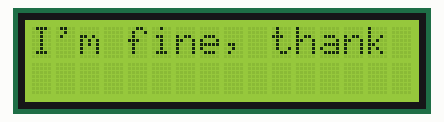
The program below on a simulated Raspberry Pi (BCM pin numbers). Shown: 16×2 character LCD.

Above: at 0.24 s.
At 0.7 s:
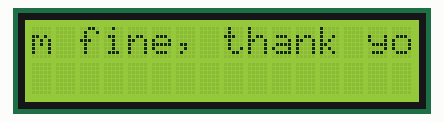
At 1.22 s:
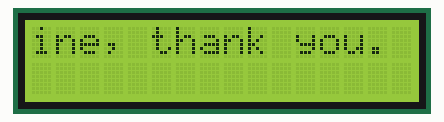
At 2.08 s:
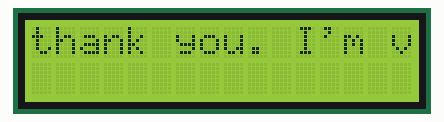
At 3.8 s:
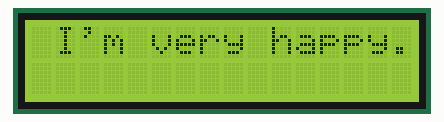
At 5.23 s:
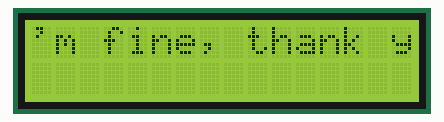

Measured:
- by itself, everything shown: repeats every 4.7 s, in 23 steps
- what the display in image 4 shows lasts 1.0 s, from 3.7 s to 4.7 s

The program:

lcd.py
```python
import time

import smbus

# Open I2C interface
# bus = smbus.SMBus(0)  # Rev 1 Pi uses 0
bus = smbus.SMBus(1)  # Rev 2 Pi uses 1


class LCD:
    # Define some device parameters
    I2C_ADDR = 0x3F  # I2C device address, if any error, change this address to 0x27
    LCD_WIDTH = 16  # Maximum characters per line

    # Define some device constants
    LCD_CHR = 1  # Mode - Sending data
    LCD_CMD = 0  # Mode - Sending command

    LCD_LINE_1 = 0x80  # LCD RAM address for the 1st line
    LCD_LINE_2 = 0xC0  # LCD RAM address for the 2nd line
    LCD_LINE_3 = 0x94  # LCD RAM address for the 3rd line
    LCD_LINE_4 = 0xD4  # LCD RAM address for the 4th line

    LCD_BACKLIGHT = 0x08  # On
    # LCD_BACKLIGHT = 0x00  # Off

    ENABLE = 0b00000100  # Enable bit

    # Timing constants
    E_PULSE = 0.0005
    E_DELAY = 0.0005

    def __init__(self):
        self.lcd_byte(0x33, self.LCD_CMD)  # 110011 Initialise
        self.lcd_byte(0x32, self.LCD_CMD)  # 110010 Initialise
        self.lcd_byte(0x06, self.LCD_CMD)  # 000110 Cursor move direction
        self.lcd_byte(0x0C, self.LCD_CMD)  # 001100 Display On,Cursor Off, Blink Off
        self.lcd_byte(
            0x28, self.LCD_CMD
        )  # 101000 Data length, number of lines, font size
        self.lcd_byte(0x01, self.LCD_CMD)  # 000001 Clear display
        time.sleep(self.E_DELAY)

    def lcd_byte(self, bits, mode):
        # Send byte to data pins
        # bits = the data
        # mode = 1 for data
        #        0 for command

        bits_high = mode | (bits & 0xF0) | self.LCD_BACKLIGHT
        bits_low = mode | ((bits << 4) & 0xF0) | self.LCD_BACKLIGHT

        # High bits
        bus.write_byte(self.I2C_ADDR, bits_high)
        self.lcd_toggle_enable(bits_high)

        # Low bits
        bus.write_byte(self.I2C_ADDR, bits_low)
        self.lcd_toggle_enable(bits_low)

    def lcd_toggle_enable(self, bits):
        # Toggle enable
        time.sleep(self.E_DELAY)
        bus.write_byte(self.I2C_ADDR, (bits | self.ENABLE))
        time.sleep(self.E_PULSE)
        bus.write_byte(self.I2C_ADDR, (bits & ~self.ENABLE))
        time.sleep(self.E_DELAY)

    def lcd_string(self, message, line):
        # Send string to display

        message = message.ljust(self.LCD_WIDTH, " ")

        self.lcd_byte(line, self.LCD_CMD)

        for i in range(self.LCD_WIDTH):
            self.lcd_byte(ord(message[i]), self.LCD_CHR)

    def scroll_text(self, text, line, delay):
        self.lcd_string(text, line)
        for i in range(len(text) - self.LCD_WIDTH + 1):
            time.sleep(delay)
            self.lcd_string(text[i : i + self.LCD_WIDTH], line)


if __name__ == '__main__':
    lcd = LCD()
    try:
        while True:
            lcd.scroll_text("I'm fine, thank you. I'm very happy.", lcd.LCD_LINE_1, 0.1)
            time.sleep(1)

    except KeyboardInterrupt:
        pass
    finally:
        lcd.lcd_byte(0x01, lcd.LCD_CMD)
```
